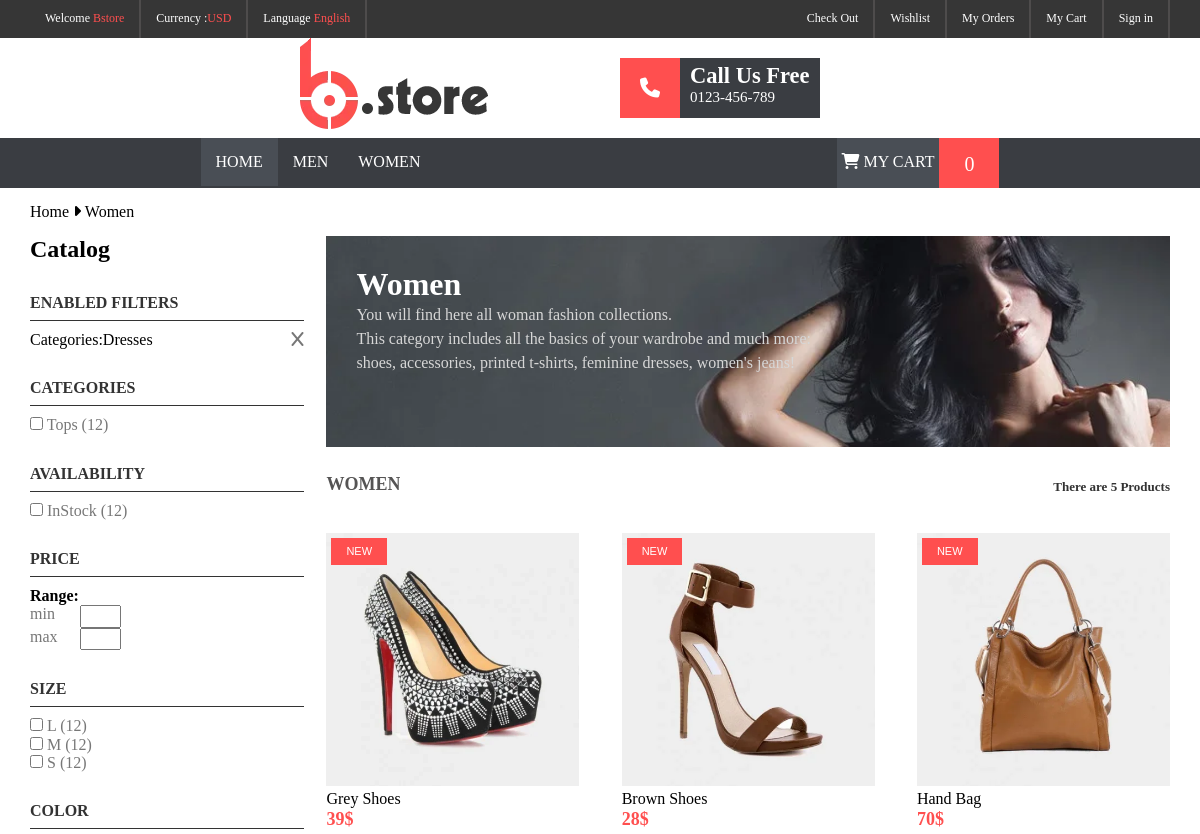
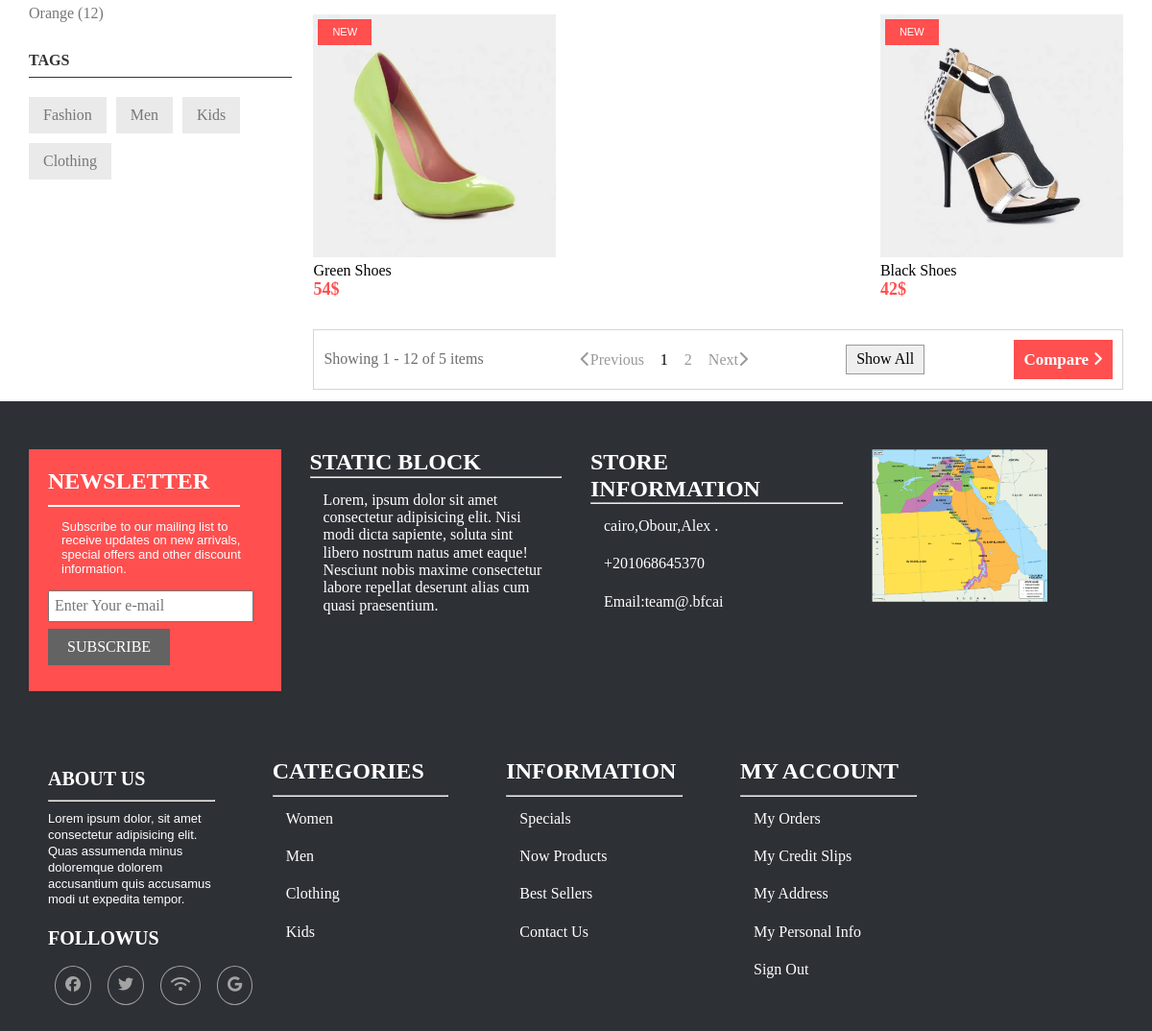
The app's page /women/index.php with its own data (2 pictures, top to bottom).
### tables this page shows
CREATE TABLE `products` (
  `product_id` int NOT NULL,
  `name` varchar(100) NOT NULL,
  `description` varchar(200) NOT NULL,
  `total_qty` int NOT NULL,
  `price` int NOT NULL,
  `color` varchar(50) NOT NULL,
  `image` varchar(150) NOT NULL,
  `category_id` int DEFAULT NULL,
  `small_qty` int NOT NULL,
  `medium_qty` int NOT NULL,
  `large_qty` int NOT NULL,
  `status` varchar(30) NOT NULL
);

### help.php (called while the page is built, shortened)
<?php
class help
{
  private static $conn;
  public function __construct()
  {
    $conn = new Connection();
    self::$conn = $conn->getConnection();
  }
  public function read($cat)
  {
    try {
      $sql = "SELECT * FROM products WHERE category_id=$cat";
      $rows = self::$conn->prepare($sql);
      $rows->execute();
      $results = $rows->fetchAll(PDO::FETCH_ASSOC);
      return $results;
    } catch (PDOException $e) {
      echo "Error read category function (women page) " . $e->getMessage();
    }
  }
}

### Connection.php (called while the page is built, shortened)
<?php
class Connection
{
  private static $conn = null;
  private $host = "localhost";
  private $db = "clothing_store";
  private $username = "root";
  private $password = "";
  public function __construct()
  {
    try {
      self::$conn = new PDO("mysql:host=$this->host;dbname=$this->db", $this->username, $this->password);
      self::$conn->setAttribute(PDO::ATTR_ERRMODE, PDO::ERRMODE_EXCEPTION);
    } catch (PDOException $e) {
      die($e->getMessage());
    }
  }
  public function getConnection()
  {
    return self::$conn;
  }
}

### women/index.php (the view, shortened to what this page needs)
<?php
require_once "../Connection.php";
require_once "../help.php";
$crud = new help();
$rows = $crud->read(2);
$count = count($rows);
?>
<!DOCTYPE html>
<html lang="en">
<head>
  <link rel="stylesheet" href="css/all.min.css">
  <link rel="stylesheet" href="../homepage/css/header.css?v=<?php echo time(); ?>">
  <link rel="stylesheet" href="https://cdnjs.cloudflare.com/ajax/libs/font-awesome/6.5.1/css/all.min.css">
  <link rel="stylesheet" href="css/nrmalize.css">
  <link rel="stylesheet" href="css/master.css?v=<?php echo time(); ?>">
  <link rel="stylesheet" href="../assets/hope.css?v=<?php echo time(); ?>">
</head>
<body>
  <?php require_once "../assets/header.php"; ?>
  <section class="main-content">
    <div class="container">
      <div class="breadcrumb">
        <a href="#">Home</a>
        <span><i class="fa fa-caret-right"></i></span>
        <a href="#">Women</a>
      </div>
      <div class="content">
        <div class="left-content">
          <h2 class="page-title">Catalog</h2>
          <div class="sidebar-box">
            <span class="sidebar-title">enabled filters</span>
            <ul>
              <li>
                <span>Categories:Dresses</span>
                <a href="#"><i class="fa-solid fa-x"></i></a>
              </li>
            </ul>
          </div>
          <div class="sidebar-box">
            <span class="sidebar-title">CATEGORIES</span>
            <ul>
              <li>
                <input type="checkbox">
                <a href="#">Tops <span>(12)</span> </a>
              </li>
            </ul>
          </div>
          <div class="sidebar-box">
            <span class="sidebar-title">AVAILABILITY</span>
            <ul>
              <li>
                <input type="checkbox">
                <a href="#">InStock <span>(12)</span> </a>
              </li>
            </ul>
          </div>
          <div class="sidebar-box">
            <span class="sidebar-title">PRICE</span>
            <strong>Range:</strong>
            <div class="range-box">
              <label for="">min</label>
              <input type="number">
            </div>
            <div class="range-box">
              <label for="">max</label>
              <input type="number">
            </div>
          </div>
          <div class="sidebar-box">
            <span class="sidebar-title">SIZE</span>
            <ul>
              <li>
                <input type="checkbox">
                <a href="#">L <span>(12)</span></a>
              </li>
              <li>
                <input type="checkbox">
                <a href="#">M <span>(12)</span></a>
              </li>
              <li>
                <input type="checkbox">
                <a href="#">S <span>(12)</span></a>
              </li>
            </ul>
          </div>
          <div class="sidebar-box">
            <span class="sidebar-title">COLOR</span>
            <ul>
              <li>
                <a href="">orange <span>(12)</span></a>
              </li>
            </ul>
          </div>
          <div class="sidebar-box">
            <span class="sidebar-title">TAGS</span>
            <div class="tags-box">
              <a class="tag-attr">Fashion</a>
              <a class="tag-attr">Men</a>
              <a class="tag-attr">Kids</a>
              <a class="tag-attr">Clothing</a>
            </div>
          </div>
        </div>
        <div class="right-content">
          <div class="category-header">
            <img src="images/category-header.webp" alt="">
            <div class="text">
              <h2>Women</h2>
              <p>You will find here all woman fashion collections.</p>
              <p>This category includes all the basics of your wardrobe and much more:<br>
                shoes, accessories, printed t-shirts, feminine dresses, women's jeans!</p>
            </div>
          </div>
          <div class="category-title">
            <h1>
              <span class="cat-name">Women</span>
              <span class="product-count">There are <?php echo $count; ?> Products</span>
            </h1>
          </div>
          <div class="category-products">
            <?php foreach ($rows as $row) : ?>
              <div class="item">
                <div class="product-image">
                  <a href="../sin_pro/single_pro.php?id=<?php echo $row['product_id']; ?>"><img src="<?php echo "../admin_panel/products/" . $row['image']; ?>" alt=""></a>
                  <a href="" class="new-mark">New</a>
                </div>
                <div class="product-info">
                  <a href="../sin_pro/single_pro.php?id=<?php echo $row['product_id']; ?>" class="desc"><?php echo $row['name']; ?></a>
                  <div class="price-box">
                    <span class="price"><?php echo $row['price']; ?>$</span>
                  </div>
                </div>
              </div>
            <?php endforeach; ?>
          </div>
          <div class="product-shooting-result">
            <div class="showing-item">
              <span>Showing 1 - 12 of <?php echo $count; ?> items</span>
            </div>
            <div class="show-next-prev">
              <ul class="pagination-bar">
                <li class="disabled">
                  <a href="#"><i class="fa fa-chevron-left"></i>Previous</a>
                </li>
                <li class="active">
                  <a class="page-num" href="#">1</a>
                </li>
                <li>
                  <a class="page-num" href="#">2</a>
                </li>
                <li>
                  <a href="#">Next<i class="fa fa-chevron-right"></i></a>
                </li>
              </ul>
            </div>
            <button class="showAll-btn">Show All</button>
            <button class="compare-btn">Compare <i class="fa fa-angle-right" aria-hidden="true"></i></button>
          </div>
        </div>
      </div>
  </section>
  <?php require_once "../assets/footer.php"; ?>
</body>
</html>

### women/css/nrmalize.css (style rules this page uses)
html { line-height: 1.15; -webkit-text-size-adjust: 100%; }
body { margin: 0; }
h1 { font-size: 2em; margin: 0.67em 0; }
a { background-color: transparent; }
b, strong { font-weight: bolder; }
img { border-style: none; }
button, input, optgroup, select, textarea { font-family: inherit; font-size: 100%; line-height: 1.15; margin: 0; }
button, input { overflow: visible; }
button, select { text-transform: none; }
button, [type="button"], [type="reset"], [type="submit"] { -webkit-appearance: button; }
[type="checkbox"], [type="radio"] { box-sizing: border-box; padding: 0; }

### assets/hope.css (style rules this page uses)
* { margin: 0; padding: 0; box-sizing: border-box; }
ul { list-style: none; }
.container { padding-left: 15px; padding-right: 15px; margin-left: auto; margin-right: auto; }
img { overflow-clip-margin: content-box; overflow: clip; }
@media (min-width: 768px) { .container { width: 750px; } }
@media (min-width: 992px) { .container { width: 970px; } }
@media (min-width: 1200px) { .container { width: 1170px; } }

### records on screen
products: image (picture), name "Grey Shoes", price "39"
products: image (picture), name "Brown Shoes", price "28"
products: image (picture), name "Hand Bag", price "70"
products: image (picture), name "Green Shoes", price "54"
products: image (picture), name "Black Shoes", price "42"

### other values on screen
$count "5"
